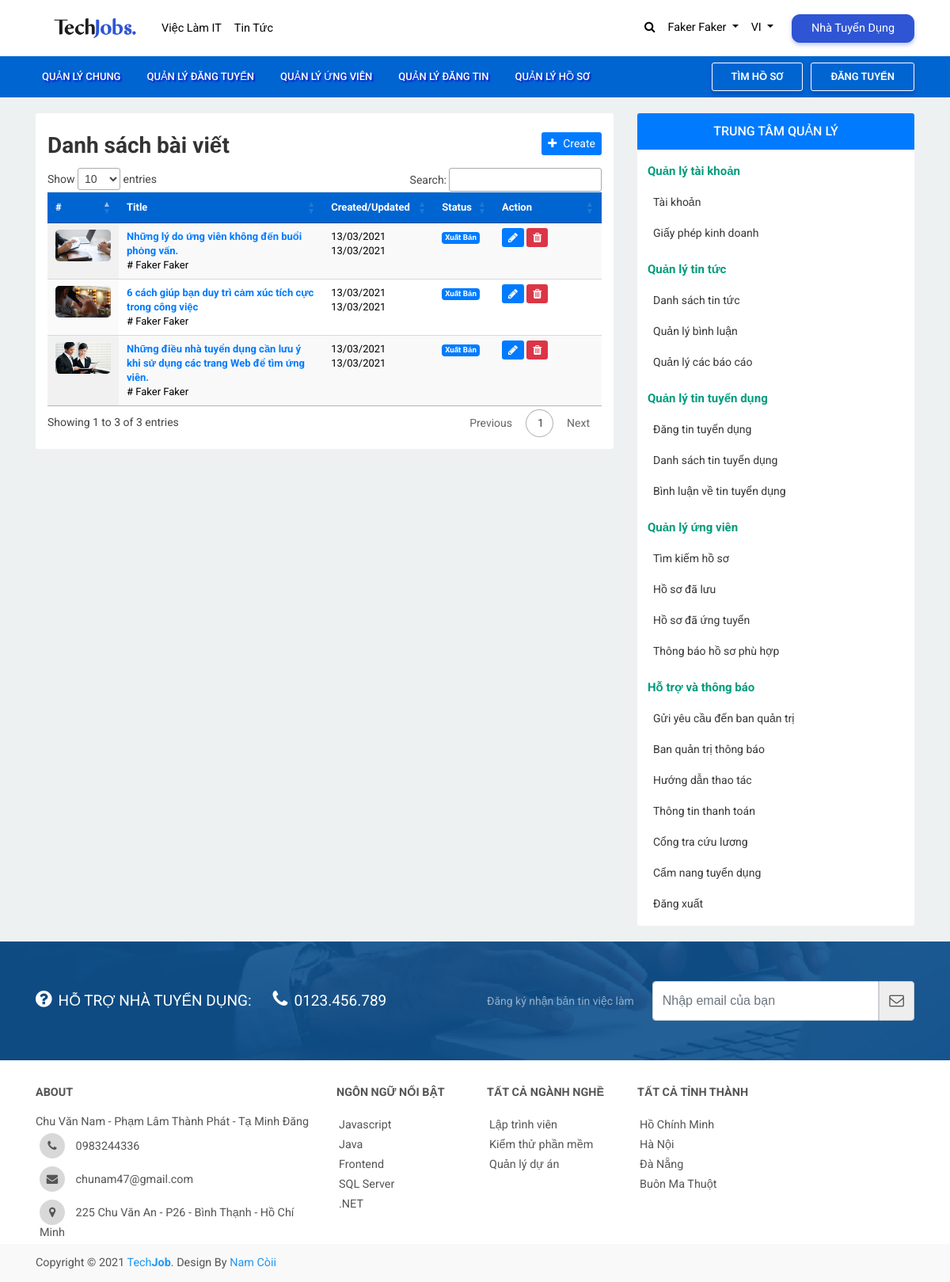
/?c=Post&a=Index (signed in), run on the app's committed database.
### tables this page shows
CREATE TABLE `users` (
  `id` int(6) NOT NULL,
  `email` varchar(255) DEFAULT NULL,
  `password` varchar(255) DEFAULT NULL,
  `user_type` int(5) DEFAULT NULL,
  `phone` varchar(255) DEFAULT NULL,
  `first_name` varchar(255) DEFAULT NULL,
  `last_name` varchar(255) DEFAULT NULL,
  `full_name` varchar(510) DEFAULT NULL,
  `date_of_birth` datetime DEFAULT NULL,
  `gender` bit(1) DEFAULT NULL,
  `address` varchar(255) DEFAULT NULL,
  `url_avatar` varchar(255) DEFAULT NULL,
  `is_active` bit(1) DEFAULT NULL
);

CREATE TABLE `roles` (
  `id` int(6) NOT NULL,
  `role_name` varchar(255) DEFAULT NULL,
  `description` varchar(255) DEFAULT NULL
);

CREATE TABLE `posts` (
  `id` int(6) NOT NULL,
  `name` varchar(255) DEFAULT NULL,
  `description` varchar(255) DEFAULT NULL,
  `thumbnail` varchar(255) DEFAULT NULL,
  `content` mediumtext DEFAULT NULL,
  `created_on` datetime DEFAULT NULL,
  `update_on` datetime DEFAULT NULL,
  `created_by` int(6) DEFAULT NULL,
  `is_active` bit(1) DEFAULT NULL
);

### Views/recruitment/Post/index.php (the view, shortened to what the rows shown need)
<?php
    require(ROOT. '/Views/recruitment/_layout/header.php');
?>
<?php
require(ROOT. '/Common/checkrole.php');
foreach($data_check_role as $userrole) {
  if($userrole[0] == "Recruitment") { ?>
<div class="container-fluid published-recuitment-wrapper">
  <div class="container published-recuitment-content">
    <div class="row">
      <div class="col-md-8 col-sm-12 col-12 recuitment-inner">
        <div class="recuitment-form">
            <h3 class="rect-heading">Danh sách bài viết</h3>
            <a href="?c=Post&a=Create" class="btn-sm btn-primary float-right" style="margin-top: -45px"><i class="fa fa-plus mr-2"></i>Create</a>
            <table class="display table table-hover" id="myTable">
                <thead>
                    <tr>
                        <th>#</th>
                         <th>Title</th>
                         <th>Created/Updated</th>
                         <th>Status</th>
                         <th style="width: 100px;">Action</th>
                    </tr>
                </thead>
                <tbody>
                    <?php
                        foreach ($postData as $post) {
                    ?>
                    <tr>
                        <td>
                        <?php if($post[3] != null) { ?>
                            <div class="cover-data-img">
                                <img src="Assets/upload/post_thumb/<?= $post[3] ?>"/>
                            </div>
                        <?php } else { ?>
                            <div class="cover-data-img">
                                <img src="Assets/upload/post_thumb/no-image.jpg"/>
                            </div>
                        <?php } ?>
                        </td>
                        <td>
                            <b><a href="?c=Post&a=ChiTiet&id=<?= $post[0] ?>" target="_blank"><?= $post[1] ?></a> </b>
                            <br/>
                            <?php
                                $mysqli = new mysqli('localhost', 'root', 'Yeulaitudau240320012001', 'test_2');
                                $query = "SELECT users.full_name FROM users WHERE id = $post[7]";
                                $result = $mysqli->query($query);
                                $data = $result->fetch_all();
                                $user_id = $data[0];
                                echo '# '.$user_id[0];
                            ?>
                        </td>
                        <td>
                            <?php
                                $date = str_replace('-"', '/', $post[5]);
                                $newDate = date("d/m/Y", strtotime($date));
                                $dateCreated = $newDate;
                                echo $dateCreated;
                            ?> <br/>
                            <?php
                                $date = str_replace('-"', '/', $post[6]);
                                $newDate = date("d/m/Y", strtotime($date));
                                $dateUpdated = $newDate;
                                echo $dateUpdated;
                            ?>
                        </td>
                        <td>
                        <?php if($post[8] == 1) { ?>
                            <span class="badge badge-primary">Xuất Bản</span>
                        <?php } else if($post[8] == 0) { ?>
                            <span class="badge badge-danger">Nháp</span>
                        <?php } ?>
                        </td>
                        <td>
                            <a href="?c=Post&a=Update&id=<?= $post[0] ?>" class="btn-sm btn-primary"><i class="fa fa-pencil"></i></a>
                            <a href="?c=Post&a=Delete&id=<?= $post[0] ?>" class="btn-sm btn-danger"><i class="fa fa-trash"></i></a>
                        </td>
                    </tr>
                <?php
                    }
                ?>
               </tbody>
            </table>
      </div>
      </div>
<?php
    require(ROOT. '/Views/recruitment/_layout/sidebar.php');
    require(ROOT. '/Views/recruitment/_layout/footer.php');
?>
<?php } else {
  require(ROOT. '/Views/recruitment/Account/denied.php');
 }
} ?>

### Views/recruitment/_layout/header.php (shortened to what the rows shown need)
<?php
      if(isset($_SESSION['login_user'])){
      $user = $_SESSION['login_user'];
      $mysqli = new mysqli('localhost', 'root', 'Yeulaitudau240320012001', 'test_2');
      $query = "SELECT users.full_name, users.id FROM users WHERE email = '$user'";
      $result = $mysqli->query($query);
      $data = $result->fetch_all();
      $user_full_name = $data[0];
   }
?>
<!DOCTYPE html>
<html lang="en">
<head>
  <link rel="stylesheet" type="text/css" href="Assets/client/css/bootstrap.min.css">
  <link href="https://stackpath.bootstrapcdn.com/font-awesome/4.7.0/css/font-awesome.min.css" rel="stylesheet">
  <link rel="stylesheet" href="Assets/client/css/select2.min.css">
   <link rel="stylesheet" href="http://cdn.datatables.net/1.10.23/css/jquery.dataTables.min.css">
  <link rel="stylesheet" type="text/css" href="Assets/client/css/style.css">
</head>
<body>
<div class="container-fluid fluid-nav another-page">
  <div class="container cnt-tnar">
    <nav class="navbar navbar-expand-lg navbar-light bg-light tjnav-bar">
  <div class="collapse navbar-collapse" id="navbarSupportedContent">
    <ul class="navbar-nav mr-auto my-2 my-lg-0 tnav-right tn-nav">
      <?php if(isset($_SESSION['login_user'])){ ?>
        <li class="nav-item dropdown">
        <a class="nav-link dropdown-toggle" href="#" id="navbarDropdown" role="button" data-toggle="dropdown" aria-haspopup="true" aria-expanded="false">
          <?=$user_full_name[0]?>
        </a>
      </li>
        <?php } else if(!isset($_SESSION['login_user'])){  ?>
      <li class="nav-item">
        <a class="nav-link" href="?c=User&a=DangKyUser">Đăng Ký</a>
      </li>
      <li class="nav-item">
        <a class="nav-link" href="?c=User&a=DangNhapUser">Đăng Nhập</a>
      </li>
      <?php }  ?>
    </ul>
  </div>
</nav>
  </div>
</div>
<nav class="navbar navbar-expand-lg navbar-light nav-recuitment">
  <div class="collapse navbar-collapse container" id="navbarNava">
  </div>
</nav>

### Views/recruitment/_layout/sidebar.php (shortened to what the rows shown need)
<?php
      if(isset($_SESSION['login_user'])){
      $user = $_SESSION['login_user'];
      $mysqli = new mysqli('localhost', 'root', 'Yeulaitudau240320012001', 'test_2');
      $query = "SELECT users.full_name, users.id FROM users WHERE email = '$user'";
      $result = $mysqli->query($query);
      $data = $result->fetch_all();
      $user_id = $data[0];
   }
?>
     <div class="col-md-4 col-sm-12 col-12 sbwrap">
        <div class="block-sidebar" style="margin-bottom: 20px;">
   <header>
      <h3 class="title-sidebar font-roboto bg-primary">
         Trung tâm quản lý
      </h3>
   </header>
   <div class="content-sidebar menu-trung-tam-ql menu-ql-employer">
      <h3 class="menu-ql-ntv">
         Quản lý tài khoản
      </h3>
      <ul>
         <li>
            <a href="#">
            Tài khoản
            </a>
         </li>
         <li>
            <a href="#">
            Giấy phép kinh doanh
            </a>
         </li>
      </ul>
      <h3 class="menu-ql-ntv">
         Quản lý tin tức
      </h3>
      <ul>
         <li>
            <a href="?c=Post&a=Index">
            Danh sách tin tức
            </a>
         </li>
         <li>
            <a href="?c=Post&a=ListComments&id=<?= $user_id[1] ?>" target="_blank">
            Quản lý bình luận
            </a>
         </li>
         <li>
            <a href="?c=Post&a=ListReports&id=<?= $user_id[1] ?>" target="_blank">
            Quản lý các báo cáo
            </a>
         </li>
      </ul>
      <h3 class="menu-ql-ntv">
         Quản lý tin tuyển dụng
      </h3>
      <ul>
         <li>
            <a href="?c=Job&a=Create">
            Đăng tin tuyển dụng
            </a>
         </li>
         <li>
            <a href="?c=Job&a=Index">
            Danh sách tin tuyển dụng
            </a>
         </li>
         <li>
            <a href="?c=Job&a=ListFeedback">
            Bình luận về tin tuyển dụng
            </a>
         </li>
      </ul>
      <h3 class="menu-ql-ntv">
         Quản lý ứng viên
      </h3>
      <ul>
         <li>
            <a href="#">
            Tìm kiếm hồ sơ
            </a>
         </li>
         <li>
            <a href="#">
            Hồ sơ đã lưu
            </a>
         </li>
         <li>
            <a href="?c=Candidate&a=ManageCandidate">
            Hồ sơ đã ứng tuyển
            </a>
         </li>
         <li>
            <a href="#" title="Thông báo hồ sơ phù hợp">
            Thông báo hồ sơ phù hợp
            </a>
         </li>
      </ul>
      <h3 class="menu-ql-ntv">
         Hỗ trợ và thông báo
      </h3>
      <ul>
         <li>
            <a href="#" title="Gửi yêu cầu đến ban quản trị">
            Gửi yêu cầu đến ban quản trị
            </a>
         </li>
         <li>
            <a href="#" title="Ban quản trị thông báo">
            Ban quản trị thông báo
            </a>
         </li>
         <li>
            <a href="#" title="Hướng dẫn thao tác">
            Hướng dẫn thao tác
            </a>
         </li>
         <li>
            <a href="#" target="_blank">
            <span>Thông tin thanh toán</span>
            </a>
         </li>
         <li>
            <a target="_blank" href="#">
            <span>Cổng tra cứu lương</span>
            </a>
         </li>
         <li>
            <a target="_blank" href="#">
            <span> Cẩm nang tuyển dụng</span>
            </a>
         </li>
      </ul>
      <ul>
         <li class="logout">
            <a href="#" title="Đăng xuất">
            Đăng xuất
            </a>
         </li>
      </ul>
   </div>
</div>
      </div>
    </div>
  </div>
</div>
<div class="container-fluid job-support-wrapper">
 <div class="container-fluid job-support-wrap">
  <div class="container job-support">
    <div class="row">
      <div class="col-md-6 col-sm-12 col-12">
        <ul class="spp-list">
          <li>
            <span><i class="fa fa-question-circle pr-2 icsp"></i>Hỗ trợ nhà tuyển dụng:</span>
          </li>
          <li>
            <span><i class="fa fa-phone pr-2 icsp"></i>0123.456.789</span>
          </li>
        </ul>
      </div>
      <div class="col-md-6 col-sm-12 col-12">
        <div class="newsletter">
            <span class="txt6">Đăng ký nhận bản tin việc làm</span>
            <div class="input-group frm1">
              <input type="text" placeholder="Nhập email của bạn" class="newsletter-email form-control">
              <a href="#" class="input-group-addon"><i class="fa fa-lg fa-envelope-o colorb"></i></a>
            </div>
          </div>
      </div>
    </div>
  </div>
</div>
</div>

### Views/client/_layout/footer.php (shortened to what the rows shown need)
<div class="container-fluid footer-wrap  clear-left clear-right">
  <div class="container footer">
    <div class="row">
      <div class="col-md-4 col-sm-8 col-12">
        <h2 class="footer-heading">
          <span>About</span>
        </h2>
        <p class="footer-content">
          Chu Văn Nam - Phạm Lâm Thành Phát - Tạ Minh Đăng
        </p>
        <ul class="footer-contact">
          <li>
            <a href="#">
              <i class="fa fa-phone fticn"></i> 0983244336
            </a>
          </li>
          <li>
            <a href="#">
              <i class="fa fa-envelope fticn"></i>
              chunam47@gmail.com
            </a>
          </li>
          <li>
            <a href="#">
              <i class="fa fa-map-marker fticn"></i>
              225 Chu Văn An - P26 - Bình Thạnh - Hồ Chí Minh
            </a>
          </li>
        </ul>
      </div>
      <div class="col-md-2 col-sm-4 col-12">
        <h2 class="footer-heading">
          <span>Ngôn ngữ nổi bật</span>
        </h2>
        <ul class="footer-list">
          <li><a href="#">Javascript</a></li>
          <li><a href="#">Java</a></li>
          <li><a href="#">Frontend</a></li>
          <li><a href="#">SQL Server</a></li>
          <li><a href="#">.NET</a></li>
        </ul>
      </div>
      <div class="col-md-2 col-sm-6 col-12">
        <h2 class="footer-heading">
          <span>Tất cả ngành nghề</span>
        </h2>
        <ul class="footer-list">
          <li><a href="#">Lập trình viên</a></li>
          <li><a href="#">Kiểm thử phần mềm</a></li>
          <li><a href="#">Quản lý dự án</a></li>
        </ul>
      </div>
      <div class="col-md-2 col-sm-12 col-12">
        <h2 class="footer-heading">
          <span>Tất cả tỉnh thành</span>
        </h2>
        <ul class="footer-list">
          <li><a href="#">Hồ Chính Minh</a></li>
          <li><a href="#">Hà Nội</a></li>
          <li><a href="#">Đà Nẵng</a></li>
          <li><a href="#">Buôn Ma Thuột</a></li>
        </ul>
      </div>
    </div>
  </div>
</div>
<footer class="container-fluid copyright-wrap">
  <div class="container copyright">
    <p class="copyright-content">
      Copyright © 2021 <a href="index.php"> Tech<b>Job</b></a>. Design By <a href="https://www.facebook.com/Namcoii2302"> Nam Còii </a>
    </p>
  </div>
</footer>
</body>
</html>

### data on the page
users: full_name "Faker Faker"
posts: thumbnail (picture), name "Những lý do ứng viên không đến buổi phỏng vấn.", created_by.full_name "Faker Faker", created_on "13/03/2021", update_on "13/03/2021", is_active "Xuất Bản"
posts: thumbnail (picture), name "6 cách giúp bạn duy trì cảm xúc tích cực trong công việc", created_by.full_name "Faker Faker", created_on "13/03/2021", update_on "13/03/2021", is_active "Xuất Bản"
posts: thumbnail (picture), name "Những điều nhà tuyển dụng cần lưu ý khi sử dụng các trang Web để tìm ứng viên.", created_by.full_name "Faker Faker", created_on "13/03/2021", update_on "13/03/2021", is_active "Xuất Bản"
